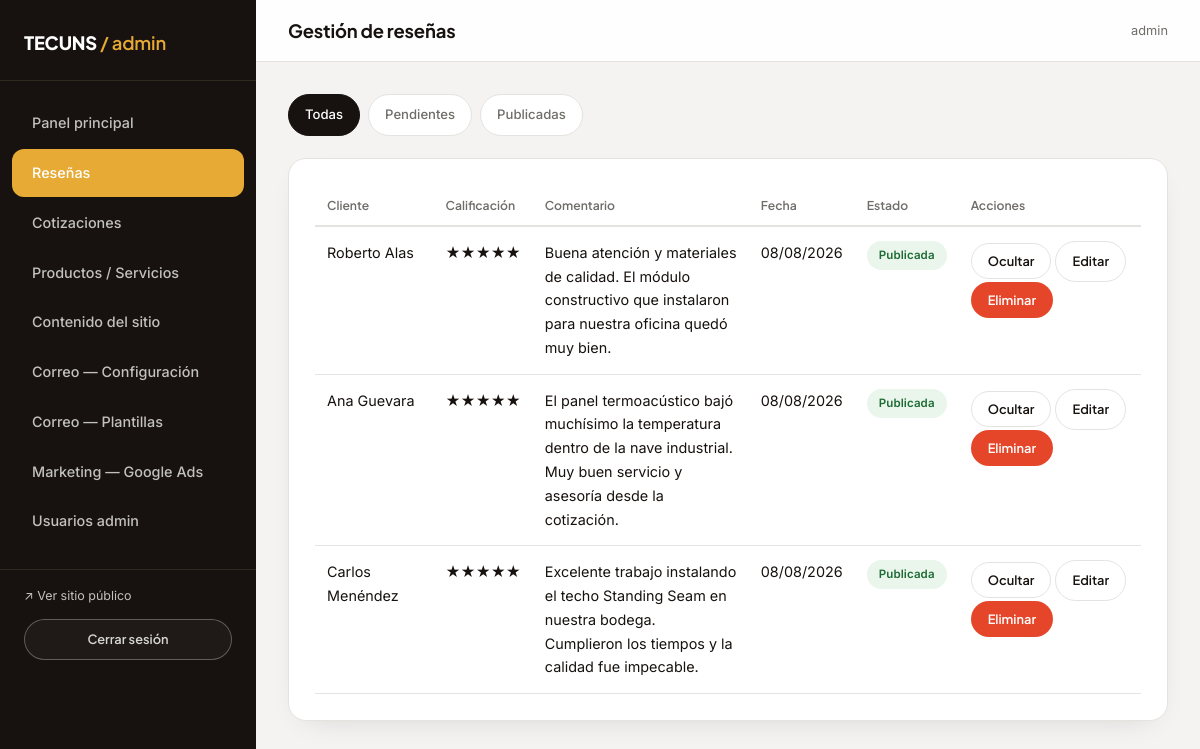
Screenshot of /admin/resenas (signed in) with the database file from the repository.
### models.py (models this page shows, shortened)
class Admin(UserMixin, db.Model):
    __tablename__ = "admins"
    id = db.Column(db.Integer, primary_key=True)
    username = db.Column(db.String(80), unique=True, nullable=False)
    password_hash = db.Column(db.String(255), nullable=False)
    is_superadmin = db.Column(db.Boolean, default=False)
    created_at = db.Column(db.DateTime, default=datetime.utcnow)

class Review(db.Model):
    __tablename__ = "reviews"
    id = db.Column(db.Integer, primary_key=True)
    name = db.Column(db.String(120), nullable=False)
    email = db.Column(db.String(150))
    rating = db.Column(db.Integer, nullable=False)  # 1-5
    comment = db.Column(db.Text, nullable=False)
    approved = db.Column(db.Boolean, default=True)  # published immediately; admin can always delete
    featured = db.Column(db.Boolean, default=False)  # aparece en el carrusel destacado
    created_at = db.Column(db.DateTime, default=datetime.utcnow)

### admin_routes.py (the view)
@admin_bp.route("/resenas")
@login_required
def resenas():
    filtro = request.args.get("filtro", "todas")
    query = Review.query
    if filtro == "pendientes":
        query = query.filter_by(approved=False)
    elif filtro == "aprobadas":
        query = query.filter_by(approved=True)
    reviews = query.order_by(desc(Review.created_at)).all()
    return render_template("admin/resenas.html", reviews=reviews, filtro=filtro)

### translations.py (called while the page is built)
def set_language():
    lang = request.cookies.get("lang")
    if lang not in SUPPORTED:
        lang = detect_lang()
    g.lang = lang

def detect_lang():
    accept = request.headers.get("Accept-Language", "")
    primary = accept.split(",")[0].strip().lower()
    code = primary.split(";")[0].split("-")[0].strip()
    return EN if code == EN else DEFAULT

### templates/admin/resenas.html (shortened to what this page needs)
{% extends "admin/base_admin.html" %}
{% block page_title %}Gestión de reseñas{% endblock %}
{% block admin_content %}
<div class="filter-tabs">
  <a href="{{ url_for('admin.resenas', filtro='todas') }}" class="{{ 'active' if filtro == 'todas' }}">Todas</a>
  <a href="{{ url_for('admin.resenas', filtro='pendientes') }}" class="{{ 'active' if filtro == 'pendientes' }}">Pendientes</a>
  <a href="{{ url_for('admin.resenas', filtro='aprobadas') }}" class="{{ 'active' if filtro == 'aprobadas' }}">Publicadas</a>
</div>
<div class="card-panel">
  {% if reviews %}
    <table class="admin-table">
      <thead>
        <tr><th>Cliente</th><th>Calificación</th><th>Comentario</th><th>Fecha</th><th>Estado</th><th>Acciones</th></tr>
      </thead>
      <tbody>
        {% for r in reviews %}
        <tr>
          <td>{{ r.name }}{% if r.email %}<br><span class="text-steel" style="font-size:.78rem;">{{ r.email }}</span>{% endif %}</td>
          <td>{{ '★' * r.rating }}{{ '☆' * (5-r.rating) }}</td>
          <td style="max-width:320px;">{{ r.comment }}</td>
          <td>{{ r.created_at.strftime('%d/%m/%Y') }}</td>
          <td>
            {% if r.approved %}
              <span class="badge badge-cotizado">Publicada</span>
            {% else %}
              <span class="badge badge-pendiente">Pendiente</span>
            {% endif %}
          </td>
          <td>
            {% if not r.approved %}
              <form class="inline-form" method="POST" action="{{ url_for('admin.aprobar_resena', review_id=r.id) }}">
                <button class="btn btn-rust btn-sm" type="submit">Aprobar</button>
              </form>
            {% else %}
              <form class="inline-form" method="POST" action="{{ url_for('admin.rechazar_resena', review_id=r.id) }}">
                <button class="btn btn-outline-dark btn-sm" type="submit">Ocultar</button>
              </form>
            {% endif %}
            <a class="btn btn-outline-dark btn-sm" href="{{ url_for('admin.editar_resena', review_id=r.id) }}">Editar</a>
            <form class="inline-form" method="POST" action="{{ url_for('admin.eliminar_resena', review_id=r.id) }}" onsubmit="return confirm('¿Eliminar esta reseña permanentemente?');">
              <button class="btn btn-danger btn-sm" type="submit">Eliminar</button>
            </form>
          </td>
        </tr>
        {% endfor %}
      </tbody>
    </table>
  {% else %}
    <p class="text-steel mb-0">No hay reseñas en esta categoría.</p>
  {% endif %}
</div>
{% endblock %}

### templates/admin/base_admin.html (shortened to what this page needs)
<!doctype html>
<html lang="es">
<head>
  <link rel="stylesheet" href="{{ url_for('static', filename='css/style.css') }}">
  <link rel="stylesheet" href="{{ url_for('static', filename='css/admin.css') }}">
</head>
<body class="admin-body">
  <div class="admin-shell">
    <aside class="admin-sidebar">
      <div class="admin-brand">TECUNS <span>/ admin</span></div>
      <nav class="admin-nav">
        <a href="{{ url_for('admin.dashboard') }}" class="{{ 'active' if request.endpoint == 'admin.dashboard' }}">Panel principal</a>
        <a href="{{ url_for('admin.resenas') }}" class="{{ 'active' if request.endpoint and request.endpoint.startswith('admin.') and 'resena' in request.endpoint }}">Reseñas</a>
        <a href="{{ url_for('admin.cotizaciones') }}" class="{{ 'active' if request.endpoint and 'cotizacion' in request.endpoint }}">Cotizaciones</a>
        <a href="{{ url_for('admin.servicios') }}" class="{{ 'active' if request.endpoint and 'servicio' in request.endpoint }}">Productos / Servicios</a>
        <a href="{{ url_for('admin.contenido') }}" class="{{ 'active' if request.endpoint and 'contenido' in request.endpoint }}">Contenido del sitio</a>
        <a href="{{ url_for('admin.config_correo') }}" class="{{ 'active' if request.endpoint == 'admin.config_correo' }}">Correo — Configuración</a>
        <a href="{{ url_for('admin.plantillas') }}" class="{{ 'active' if request.endpoint == 'admin.plantillas' }}">Correo — Plantillas</a>
        <a href="{{ url_for('admin.config_marketing') }}" class="{{ 'active' if request.endpoint == 'admin.config_marketing' }}">Marketing — Google Ads</a>
        {% if current_user.is_superadmin %}
        <a href="{{ url_for('admin.usuarios') }}" class="{{ 'active' if request.endpoint and 'usuario' in request.endpoint }}">Usuarios admin</a>
        {% endif %}
      </nav>
      <div class="admin-nav-foot">
        <a href="{{ url_for('public.index') }}" target="_blank" style="color:var(--silver); font-family:var(--font-mono); font-size:.78rem; display:block; margin-bottom:12px;">↗ Ver sitio público</a>
        <a href="{{ url_for('admin.logout') }}" class="btn btn-outline btn-sm btn-block">Cerrar sesión</a>
      </div>
    </aside>
    <div class="admin-main">
      <div class="admin-topbar">
        <h1>{% block page_title %}Panel principal{% endblock %}</h1>
        <span class="text-steel" style="font-family:var(--font-mono); font-size:.8rem;">{{ current_user.username }}</span>
      </div>
      <div class="admin-content">
        {% block admin_content %}{% endblock %}
      </div>
    </div>
  </div>
</body>
</html>

### static/css/admin.css (style rules this page uses)
.admin-body { background:var(--offwhite); min-height:100vh; }
.admin-shell { display:flex; min-height:100vh; }
.admin-sidebar { width:256px; flex-shrink:0; background:var(--charcoal); color:var(--silver); padding:28px 0; position:sticky; top:0; height:100vh; overflow-y:auto; }
.admin-brand { font-family:var(--font-display); font-weight:800; color:var(--white); font-size:1.15rem; padding:0 24px 22px; border-bottom:1px solid var(--line); margin-bottom:18px; letter-spacing:-0.01em; }
.admin-brand span { color:var(--rust); font-weight:600; }
.admin-nav a { display:flex; align-items:center; gap:10px; padding:12px 20px; margin:2px 12px; border-radius:var(--radius-sm); font-family:var(--font-body); font-weight:500; font-size:.9rem; letter-spacing:0; text-transform:none; color:var(--silver); }
.admin-nav a.active { background:var(--rust); color:var(--white); }
.admin-nav-foot { margin-top:24px; padding:16px 24px 0; border-top:1px solid var(--line); }
.admin-main { flex:1; min-width:0; }
.admin-topbar { background:rgba(255,255,255,0.9); backdrop-filter:blur(10px); border-bottom:1px solid var(--line-dark); padding:20px 32px; display:flex; justify-content:space-between; align-items:center; position:sticky; top:0; z-index:10; }
.admin-topbar h1 { font-size:1.15rem; margin:0; text-transform:none; }
.admin-content { padding:32px; }
.card-panel { background:var(--white); border:1px solid var(--line-dark); border-radius:var(--radius); padding:26px; margin-bottom:24px; box-shadow:var(--shadow-soft); }
table.admin-table { width:100%; border-collapse:collapse; font-size:.9rem; }
table.admin-table th { text-align:left; font-family:var(--font-display); font-weight:600; font-size:.76rem; text-transform:none; letter-spacing:0; color:var(--steel); border-bottom:2px solid var(--line-dark); padding:10px 12px; }
table.admin-table td { padding:14px 12px; border-bottom:1px solid var(--line-dark); vertical-align:top; }
.filter-tabs { display:flex; gap:8px; margin-bottom:22px; flex-wrap:wrap; }
.filter-tabs a { padding:9px 16px; border:1px solid var(--line-dark); background:var(--white); border-radius:var(--radius-pill); font-family:var(--font-body); font-weight:500; font-size:.82rem; text-transform:none; letter-spacing:0; color:var(--steel); transition:background .15s ease; }
.filter-tabs a.active { background:var(--charcoal); color:var(--white); border-color:var(--charcoal); }
.btn-sm { padding:9px 16px; font-size:.8rem; }
.btn-danger { background:#E5462A; color:var(--white); }
.inline-form { display:inline; }

### rows the page displays
Admin: username "admin"
Review: name "Roberto Alas", rating "★★★★★", comment "Buena atención y materiales de calidad. El módulo constructivo que instalaron para nuestra oficina quedó muy bien.", created_at "08/08/2026", approved "Publicada"
Review: name "Ana Guevara", rating "★★★★★", comment "El panel termoacústico bajó muchísimo la temperatura dentro de la nave industrial. Muy buen servicio y asesoría desde la cotización.", created_at "08/08/2026", approved "Publicada"
Review: name "Carlos Menéndez", rating "★★★★★", comment "Excelente trabajo instalando el techo Standing Seam en nuestra bodega. Cumplieron los tiempos y la calidad fue impecable.", created_at "08/08/2026", approved "Publicada"
